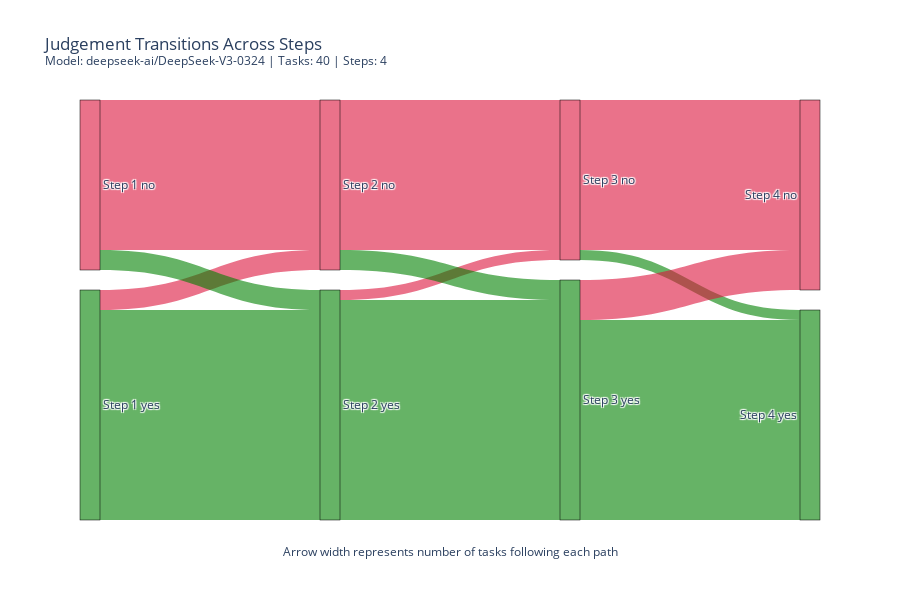

Notebook code for this chart:
### Markdown cell above
## bsbench sabkey

### Code cell
import json
import pandas as pd
import plotly.graph_objects as go
from collections import defaultdict
import json
import matplotlib.pyplot as plt
import numpy as np
from collections import defaultdict

def create_sankey_diagram(log_file_path):
    # Load and parse the log file
    with open(log_file_path, 'r') as f:
        data = json.load(f)
    
    # Prepare transition counts
    transitions = defaultdict(int)
    task_judgements = []
    
    for task in data['results']:
        judgements = [step['judgement'].lower() for step in task['steps']]
        task_judgements.append(judgements)
        
        # Count transitions between steps
        for i in range(len(judgements)-1):
            source = f"Step {i+1} {judgements[i]}"
            target = f"Step {i+2} {judgements[i+1]}"
            transitions[(source, target)] += 1
    
    # Create nodes and links for Sankey
    unique_nodes = sorted(list({
        node for transition in transitions 
        for node in transition
    }))
    
    node_indices = {node: i for i, node in enumerate(unique_nodes)}
    
    links = {
        'source': [],
        'target': [],
        'value': [],
        'label': [],
        'color': []
    }
    
    color_map = {
        'yes': 'rgba(0, 128, 0, 0.6)',     # Green for yes
        'no': 'rgba(220, 20, 60, 0.6)'      # Crimson for no
    }
    
    for (source, target), count in transitions.items():
        links['source'].append(node_indices[source])
        links['target'].append(node_indices[target])
        links['value'].append(count)
        links['label'].append(f"{count} tasks")
        
        # Color based on target judgement
        judgement = target.split()[-1]
        links['color'].append(color_map[judgement])
    
    # Create node colors
    node_colors = [
        color_map[node.split()[-1]] 
        if node.split()[-1] in color_map 
        else 'rgba(100, 100, 100, 0.6)'
        for node in unique_nodes
    ]
    
    # Create Sankey diagram
    fig = go.Figure(go.Sankey(
        arrangement='snap',
        node=dict(
            pad=20,
            thickness=20,
            line=dict(color="black", width=0.5),
            label=unique_nodes,
            color=node_colors,
            hovertemplate='%{label}<extra></extra>'
        ),
        link=dict(
            source=links['source'],
            target=links['target'],
            value=links['value'],
            color=links['color'],
            label=links['label'],
            hovertemplate='%{label} from %{source.label} to %{target.label}<extra></extra>'
        )
    ))
    
    # Add title and formatting
    model_name = data.get('model_name', 'Unknown Model')
    num_tasks = len(data['results'])
    num_steps = data.get('num_steps', 1)
    
    fig.update_layout(
        title_text=f"Judgement Transitions Across Steps<br><sup>Model: {model_name} | Tasks: {num_tasks} | Steps: {num_steps}</sup>",
        font_size=12,
        height=600,
        hovermode='x unified',
        annotations=[
            dict(
                x=0.5,
                y=-0.1,
                showarrow=False,
                text="Arrow width represents number of tasks following each path",
                xref="paper",
                yref="paper"
            )
        ]
    )
    
    # Save and show
    output_file = f"{model_name.replace('/', '_')}_judgement_flow.html"
    fig.write_html(output_file)
    print(f"Sankey diagram saved to {output_file}")
    fig.show()
create_sankey_diagram("logs/bsbench/responses_n_times/deepseek-ai_DeepSeek-V3-0324_20250605_002600.json")

### Figure 1 — Plotly figure (JSON) as saved in the notebook; plotly's stock layout.template omitted (floating-point values rounded to 4 significant figures)
{"data": [{"arrangement": "snap", "link": {"color": ["rgba(220, 20, 60, 0.6)", "rgba(220, 20, 60, 0.6)", "rgba(220, 20, 60, 0.6)", "rgba(0, 128, 0, 0.6)", "rgba(220, 20, 60, 0.6)", "rgba(0, 128, 0, 0.6)", "rgba(0, 128, 0, 0.6)", "rgba(0, 128, 0, 0.6)", "rgba(220, 20, 60, 0.6)", "rgba(220, 20, 60, 0.6)", "rgba(0, 128, 0, 0.6)", "rgba(0, 128, 0, 0.6)"], "hovertemplate": "%{label} from %{source.label} to %{target.label}<extra></extra>", "label": ["2 tasks", "15 tasks", "15 tasks", "21 tasks", "1 tasks", "1 tasks", "22 tasks", "20 tasks", "15 tasks", "4 tasks", "2 tasks", "2 tasks"], "source": [1, 2, 4, 1, 3, 4, 3, 5, 0, 5, 2, 0], "target": [2, 4, 6, 3, 4, 7, 5, 7, 2, 6, 5, 3], "value": [2, 15, 15, 21, 1, 1, 22, 20, 15, 4, 2, 2]}, "node": {"color": ["rgba(220, 20, 60, 0.6)", "rgba(0, 128, 0, 0.6)", "rgba(220, 20, 60, 0.6)", "rgba(0, 128, 0, 0.6)", "rgba(220, 20, 60, 0.6)", "rgba(0, 128, 0, 0.6)", "rgba(220, 20, 60, 0.6)", "rgba(0, 128, 0, 0.6)"], "hovertemplate": "%{label}<extra></extra>", "label": ["Step 1 no", "Step 1 yes", "Step 2 no", "Step 2 yes", "Step 3 no", "Step 3 yes", "Step 4 no", "Step 4 yes"], "line": {"color": "black", "width": 0.5}, "pad": 20, "thickness": 20}, "type": "sankey"}], "layout": {"annotations": [{"showarrow": false, "text": "Arrow width represents number of tasks following each path", "x": 0.5, "xref": "paper", "y": -0.1, "yref": "paper"}], "font": {"size": 12}, "height": 600, "hovermode": "x unified", "title": {"text": "Judgement Transitions Across Steps<br><sup>Model: deepseek-ai/DeepSeek-V3-0324 | Tasks: 40 | Steps: 4</sup>"}}}
